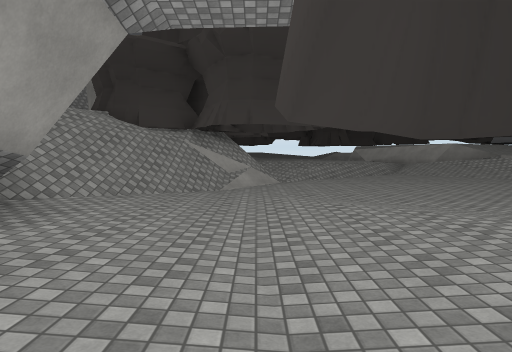
view 1 (above)

15 first-person views from a walk through a scene from a Unity 3-D project. The camera is 1.4 m above the floor, tilts 4° down and sees 75° across. The floor is counted in squares, 2.4 m on a side. Each view is taken from the middle of a square. On the plan, view 1 faces up. The plan holds only what a view shows up to about 9 squares ahead; the rest is blank. The place goes on beyond the plan. The player is left out. Some animated figures are left out. Some surface patterns are stand-ins.

view 2
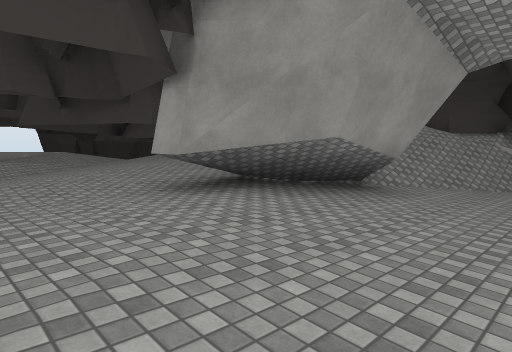

view 3
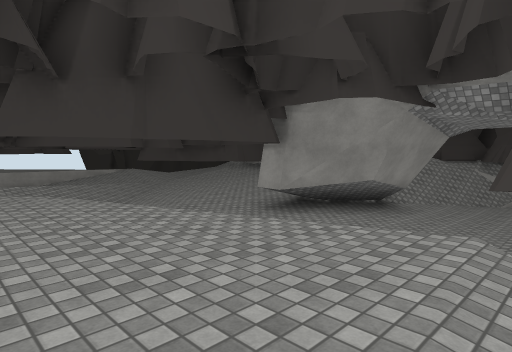

view 4
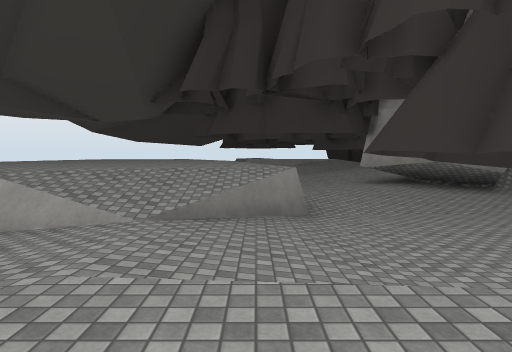

view 5
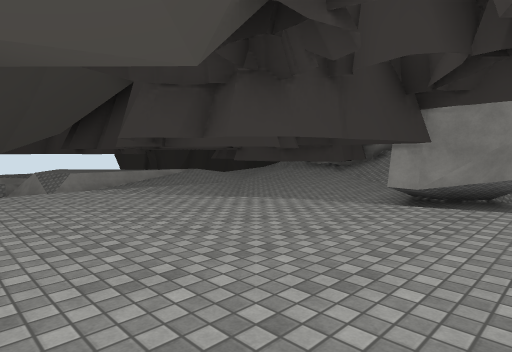

view 6
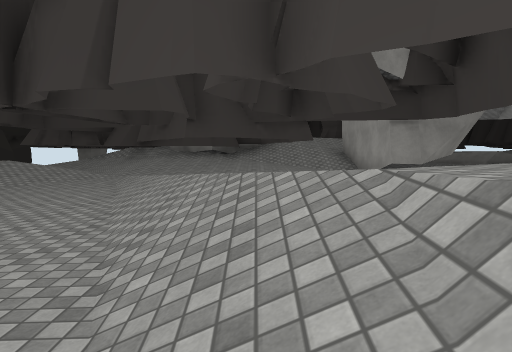

view 7
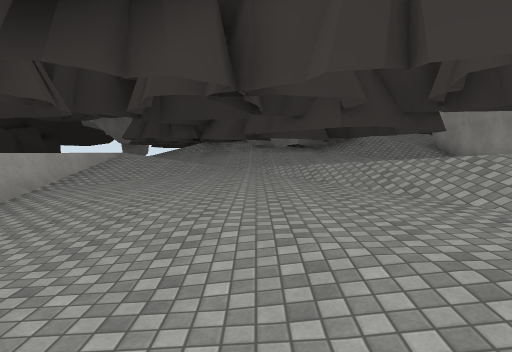

view 8
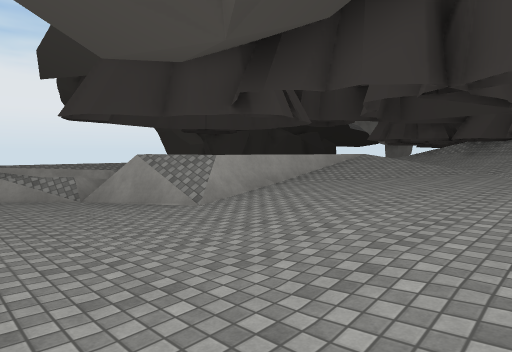

view 9
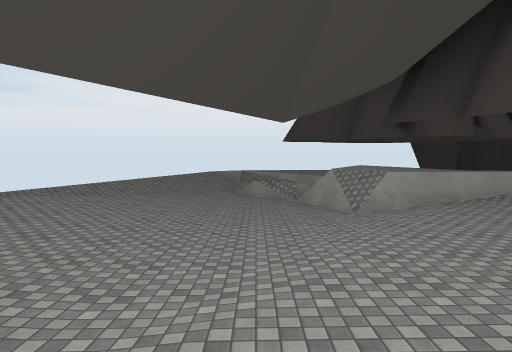

view 10
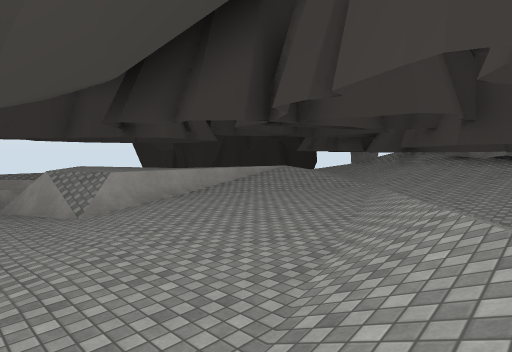

view 11
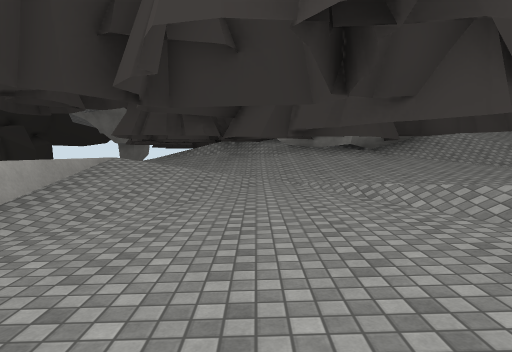

view 12
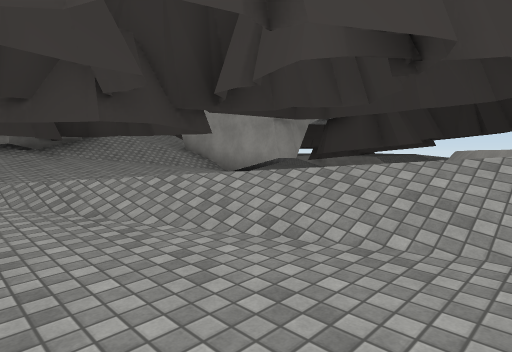

view 13
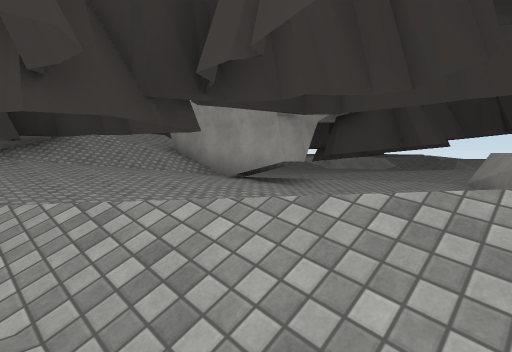

view 14
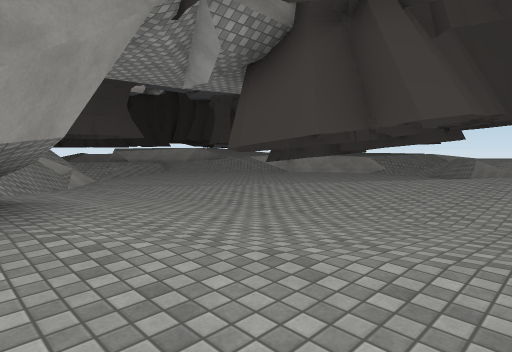

view 15
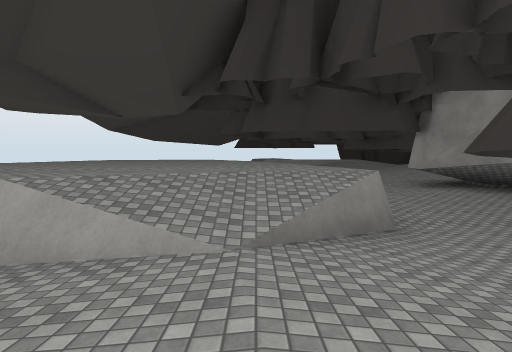

### Floor plan
Key: @ floor where view 1 was taken; # wall or solid block; . main floor; : floor 0.25 m higher than the main floor; - floor 0.25 m lower than the main floor; + floor 0.5 m higher than the main floor; _ floor 0.5 m lower than the main floor; * floor 0.75 m higher than the main floor; < floor 0.75 m lower than the main floor; % floor 1 m higher than the main floor; ( floor 1 m lower than the main floor; & floor 1.25 m higher than the main floor; $ floor 1.5 m higher than the main floor; / step, stairs or slope; = window, fence, low wall or low ledge; R rock.
Columns run from 17 left of view 1 to 8 right of it. Each row starts with its distance up from view 1.
  9                ### (((((
  8              ##### (((((
  7               ///((((((
  6               ///((((((
  5      R#####/////<<((((
  4        ###=//#//_<_<(
  3       :###*#/###_<_#_
  2      +.#:+++:###_<_-_
  1     =+.  :: :##.___-
  0     +.....  ....-@      =#
 -1  %%=....+ ......-_ -..//*
 -2  %%=.... //  --..-_-..*
 -3 =%%%=....//   -#$$/..:**
 -4  #%//-.../=//$$$$$&/:+*
 -5  /((<_-...//$$$$$$$/::
 -6  ((<<__-../$$$$$$$$=.
 -7  <<___--../ $$$$$$$

Positions as (right, up) in squares from view 1, and headings:
1: (0, 0), facing up
2: (0, -2), facing up-left
3: (1, -5), facing up-left
4: (6, -3), facing left
5: (-1, -7), facing up-left
6: (-7, -7), facing up
7: (-10, -7), facing up
8: (-9, -7), facing up-left
9: (-7, -6), facing left
10: (-7, -6), facing up-left
11: (-11, -4), facing up
12: (-10, -5), facing up-right
13: (-9, -4), facing up-right
14: (-3, -2), facing up-right
15: (5, -4), facing left
